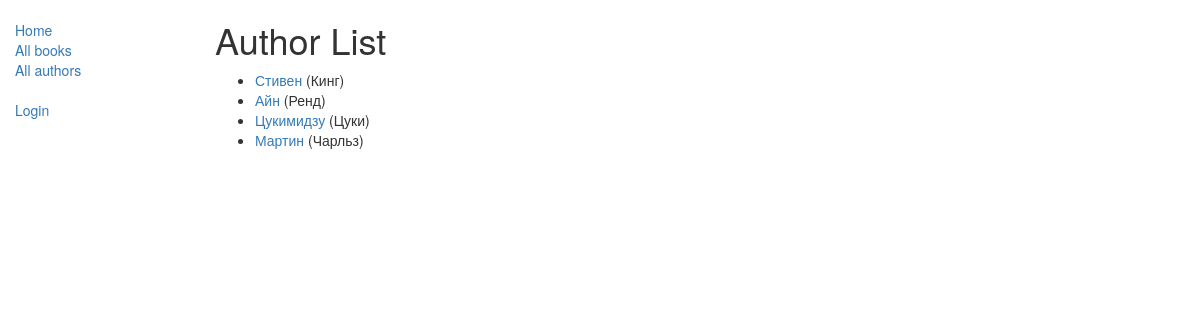
Screenshot of /catalog/authors/ with the database file from the repository.
### catalog/models.py (models this page shows, shortened)
class Author(models.Model):
    first_name = models.CharField(max_length=100)
    last_name = models.CharField(max_length=100)
    date_of_birth = models.DateField(null=True, blank=True)
    date_of_death = models.DateField('Died', null=True, blank=True)
    def get_absolute_url(self):
        return reverse('author-detail', args=[str(self.id)])
    class Meta:
        ordering = ['last_name']

### catalog/views.py (the view)
class AuthorListView(generic.ListView):
    model = Author
    paginate_by = 10

### catalog/templates/catalog/author_list.html
{% extends "base_generic.html" %}
{% block content %}
    <h1>Author List</h1>
    {% if author_list %}
    <ul>
      {% for author in author_list %}
      <li>
        <a href="{{ author.get_absolute_url }}">{{ author.first_name }}</a> ({{author.last_name}})
      </li>
      {% endfor %}
    </ul>
    {% else %}
      <p>There are no authors in the library.</p>
    {% endif %}
{% endblock %}

### rows the page displays
Author: first_name "Стивен", last_name "Кинг"
Author: first_name "Айн", last_name "Ренд"
Author: first_name "Цукимидзу", last_name "Цуки"
Author: first_name "Мартин", last_name "Чарльз"
